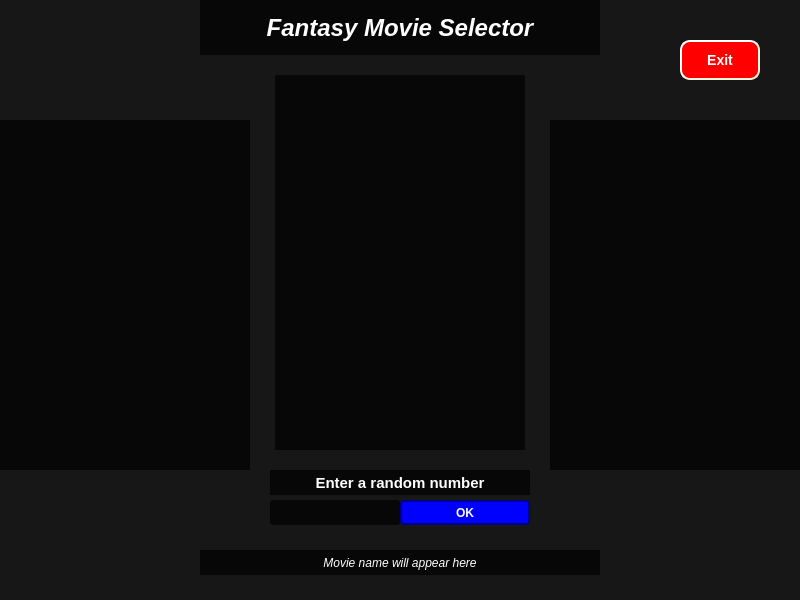
<?xml version="1.0" encoding="UTF-8"?>
<ui version="4.0">
 <class>Widget</class>
 <widget class="QWidget" name="Widget">
  <property name="geometry">
   <rect>
    <x>0</x>
    <y>0</y>
    <width>800</width>
    <height>600</height>
   </rect>
  </property>
  <property name="font">
   <font>
    <bold>true</bold>
   </font>
  </property>
  <property name="windowTitle">
   <string>Widget</string>
  </property>
  <property name="styleSheet">
   <string notr="true">QWidget {
    background-color: rgba(0, 0, 0, 0.7); 
}
</string>
  </property>
  <widget class="QPushButton" name="ok_button">
   <property name="geometry">
    <rect>
     <x>400</x>
     <y>500</y>
     <width>130</width>
     <height>25</height>
    </rect>
   </property>
   <property name="styleSheet">
    <string notr="true">QPushButton {
    background-color: blue;
    color: white; /* Text color set to white for better contrast */
    border-style: solid;
    border-width: 2px;
    border-color: darkblue;
    border-radius: 4px; /* Adjust the radius to your preference */
    padding: 5px;
    font-weight: bold;
}
</string>
   </property>
   <property name="text">
    <string>OK</string>
   </property>
  </widget>
  <widget class="QPushButton" name="exit_button">
   <property name="geometry">
    <rect>
     <x>680</x>
     <y>40</y>
     <width>80</width>
     <height>40</height>
    </rect>
   </property>
   <property name="styleSheet">
    <string notr="true">QPushButton {
    background-color: red;
    color: white; /* Setting text color to white for better readability */
    border-style: outset;
    border-width: 2px;
    border-radius: 10px;
    border-color: beige;
    font: bold 14px;
    padding: 6px;
}
</string>
   </property>
   <property name="text">
    <string>Exit</string>
   </property>
  </widget>
  <widget class="QLabel" name="userNumLabel">
   <property name="geometry">
    <rect>
     <x>270</x>
     <y>470</y>
     <width>260</width>
     <height>25</height>
    </rect>
   </property>
   <property name="font">
    <font>
     <pointsize>11</pointsize>
     <bold>true</bold>
    </font>
   </property>
   <property name="styleSheet">
    <string notr="true">QLabel {
    color: white;
}
</string>
   </property>
   <property name="text">
    <string>Enter a random number</string>
   </property>
   <property name="alignment">
    <set>Qt::AlignCenter</set>
   </property>
  </widget>
  <widget class="QLineEdit" name="userNum">
   <property name="geometry">
    <rect>
     <x>270</x>
     <y>500</y>
     <width>130</width>
     <height>25</height>
    </rect>
   </property>
   <property name="styleSheet">
    <string notr="true">QLineEdit {
    color: white; /* Set text color */
    /* Add other styling properties as needed */
}
</string>
   </property>
  </widget>
  <widget class="QLabel" name="movieNameLabel">
   <property name="geometry">
    <rect>
     <x>200</x>
     <y>550</y>
     <width>400</width>
     <height>25</height>
    </rect>
   </property>
   <property name="font">
    <font>
     <italic>true</italic>
     <bold>false</bold>
    </font>
   </property>
   <property name="styleSheet">
    <string notr="true">QLabel {
    color: white;
}
</string>
   </property>
   <property name="text">
    <string>Movie name will appear here</string>
   </property>
   <property name="alignment">
    <set>Qt::AlignCenter</set>
   </property>
  </widget>
  <widget class="QLabel" name="imageLabel_1">
   <property name="geometry">
    <rect>
     <x>550</x>
     <y>120</y>
     <width>250</width>
     <height>350</height>
    </rect>
   </property>
   <property name="styleSheet">
    <string notr="true">image: url(:/jupiter.PNG);</string>
   </property>
   <property name="text">
    <string/>
   </property>
  </widget>
  <widget class="QLabel" name="imageLabel_2">
   <property name="geometry">
    <rect>
     <x>275</x>
     <y>75</y>
     <width>250</width>
     <height>375</height>
    </rect>
   </property>
   <property name="styleSheet">
    <string notr="true">image: url(:/adaline.PNG);</string>
   </property>
   <property name="text">
    <string/>
   </property>
  </widget>
  <widget class="QLabel" name="imageLabel_3">
   <property name="geometry">
    <rect>
     <x>0</x>
     <y>120</y>
     <width>250</width>
     <height>350</height>
    </rect>
   </property>
   <property name="styleSheet">
    <string notr="true">image: url(:/xmen.PNG);</string>
   </property>
   <property name="text">
    <string/>
   </property>
  </widget>
  <widget class="QLabel" name="title">
   <property name="geometry">
    <rect>
     <x>200</x>
     <y>0</y>
     <width>400</width>
     <height>55</height>
    </rect>
   </property>
   <property name="font">
    <font>
     <pointsize>18</pointsize>
     <italic>true</italic>
     <bold>true</bold>
    </font>
   </property>
   <property name="styleSheet">
    <string notr="true">QLabel {
    color: white;
}
</string>
   </property>
   <property name="text">
    <string>Fantasy Movie Selector</string>
   </property>
   <property name="alignment">
    <set>Qt::AlignCenter</set>
   </property>
  </widget>
 </widget>
 <resources/>
 <connections/>
</ui>
